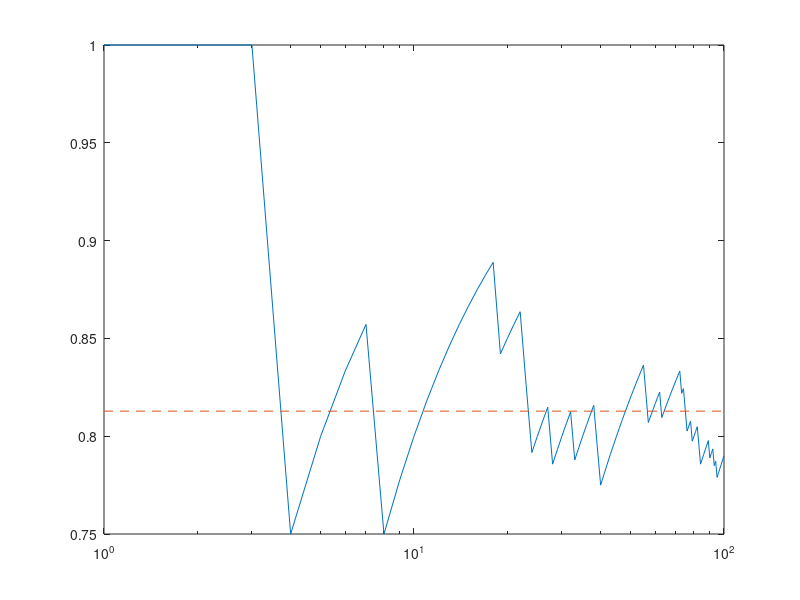

Write the MATLAB code that produced this figure.
%% Simulation of the Game of Craps 
% The game of craps involves the shooter throwing two dice.  The payoff
% depends on the sum of the numbers on the dice.  This script simulates the
% proportion of times that the shooter wins.
% 
% <<../how-to-play-craps.jpg>>
%
% On the first roll of the two dice, the shooter
%
% * Automatically _wins_ if the numbers on the dice sum to 7 or 11, and
% * Automtically _loses_ if the numbers on the dice sum to 2, 3, or 12.
%
% If the first roll of the two dice results in a sum of 4, 5, 6, 8, 9, or
% 10, then the shooter rolls again and again until either
%
% * the sum is the same number as the first roll, in which case the shooter
% _wins_ , or
% * the sum is a 7, in which case the shooter _loses_.

%% 
function CrapsSimulation

%% Random variable generator giving wins and losses
% To perform the simulation we must create a function that produces
% |nRounds| of independent and identically distributed (IID) instances of
% the game of craps.  The function |craps| is defined at the end of this
% file.
%
% By providing an input to the function |craps|, we get an IID vector of
% wins (ones) or losses (zeros)

wins = craps(1000,10,100,800,1)

%% 
% And if we do it again, we get a different (random) output:

wins = craps(1000,10,100,800,1)

%% Computing the probability of a win by the shooter
% The probability of a win is _approximately_ the sample proportion (sample
% mean) of wins over a large number rounds.  For example

tic, probWin_8 = mean(craps(1000,10,100,800,10000)), toc
tic, probWin_12 = mean(craps(1000,10,100,1200,10000)), toc

%% Monte Carlo answers do _not_ converge montonically
% Suppose that we successively increase the number of observations by one
% and look how the sample mean approaches the true mean

tic
nSample = 100;
crapsResults = craps(1000,10,100,800,nSample);
probWinVec = cumsum(crapsResults)./(1:nSample)';
semilogx((1:nSample)',probWinVec,[1 nSample],[probWin_8 probWin_8],'--')
toc

%%
% As the plot shows, the approximations oscillate around the true answer,
% but the oscillations decrease in size as the sample size increases.
   
%% Craps function that provides |nRounds| of IID wins/losses
function wins = craps(start_amount, nRounds, betting_amount, win_amount, ngames)
   n = ngames; % Number of games
   wins(n,1) = false; %initialize a logica vector of size nRounds
   for j = 1:n % Player will play n games of round
       Amount = start_amount;
       for i = 1:nRounds %generate a vector
           firstRoll = sum(ceil(6*rand(1,2))); %sum of two dice, each uniformly having 1 through 6
           if any(firstRoll == [7 11]) %automatic win
               Amount = Amount + betting_amount; %Add betting amount to the actual amount
           elseif any(firstRoll == [2 3 12]) %automatic loss
               Amount = Amount - betting_amount; %Subtract betting amount to the actual amount
           else %firstRoll is a 4, 5, 6, 8, 9, or 10
               while true %keep rolling until win or lose
                   nextRoll = sum(ceil(6*rand(1,2))); %try to repeat firstRoll
                   if nextRoll == firstRoll %shooter wins
                       Amount = Amount + betting_amount;
                       break %round is over
                   elseif nextRoll == 7 %shooter loses
                       Amount = Amount - betting_amount;
                       break %round is over
                   end %otherwise roll again
               end
           end %the ith round is over
           if Amount >= win_amount
               wins(j) = true;
           else
               wins(j) = false;
           end
       end %nRounds rounds are over
   end %end of instance
end %end of craps function definition
end %end of crapsimulation
%%
% _Author: Naveen_